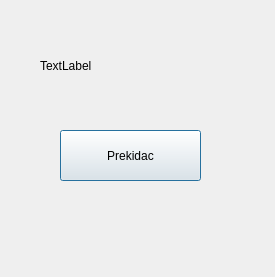
<?xml version="1.0" encoding="UTF-8"?>
<ui version="4.0">
 <class>Dialog</class>
 <widget class="QDialog" name="Dialog">
  <property name="geometry">
   <rect>
    <x>0</x>
    <y>0</y>
    <width>275</width>
    <height>277</height>
   </rect>
  </property>
  <property name="windowTitle">
   <string>Dialog</string>
  </property>
  <widget class="QPushButton" name="prekidac">
   <property name="geometry">
    <rect>
     <x>60</x>
     <y>130</y>
     <width>141</width>
     <height>51</height>
    </rect>
   </property>
   <property name="text">
    <string>Prekidac</string>
   </property>
   <property name="checkable">
    <bool>false</bool>
   </property>
  </widget>
  <widget class="QLabel" name="label">
   <property name="geometry">
    <rect>
     <x>40</x>
     <y>20</y>
     <width>191</width>
     <height>91</height>
    </rect>
   </property>
   <property name="text">
    <string>TextLabel</string>
   </property>
  </widget>
 </widget>
 <resources/>
 <connections/>
</ui>
